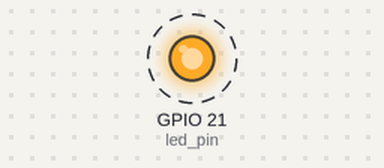
Recording of a program running on a simulated Raspberry Pi (BCM pin numbers). On the bench: output pins drawn as LEDs (lit = HIGH). Dashed ring = blinking. At 20.0 s the program stops and its outputs stay as they are.

Above: at 0.5 s.
Timing chart, 0 to 4.6 s (numbered marks = the images above):
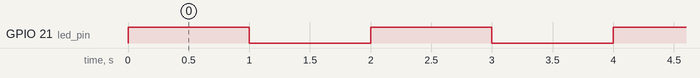

Measured:
- by itself, GPIO 21 (led_pin): alternates HIGH for 1.0 s and LOW for 1.0 s, 20 changes in all, then stays LOW

The program:

LED_Blink.py
```python
#!/usr/bin/python
import RPi.GPIO as GPIO
import time

led_pin = 21

GPIO.setmode(GPIO.BCM)

GPIO.setup(led_pin, GPIO.OUT)

try:
	for i in range(10):
		GPIO.output(led_pin,1)
		time.sleep(1)
		GPIO.output(led_pin,0)
		time.sleep(1)
finally:
	GPIO.cleanup()
```
